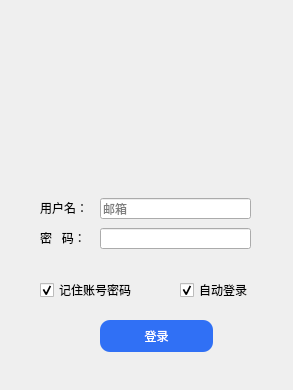
<?xml version="1.0" encoding="UTF-8"?>
<ui version="4.0">
 <class>Login</class>
 <widget class="QWidget" name="Login">
  <property name="geometry">
   <rect>
    <x>0</x>
    <y>0</y>
    <width>293</width>
    <height>390</height>
   </rect>
  </property>
  <property name="windowTitle">
   <string>Ucas Course Auto Updater</string>
  </property>
  <widget class="QLabel" name="logo">
   <property name="geometry">
    <rect>
     <x>80</x>
     <y>50</y>
     <width>141</width>
     <height>121</height>
    </rect>
   </property>
   <property name="styleSheet">
    <string notr="true">image: url(:/image/Updater.png);</string>
   </property>
   <property name="text">
    <string/>
   </property>
  </widget>
  <widget class="QLabel" name="label_username">
   <property name="geometry">
    <rect>
     <x>40</x>
     <y>200</y>
     <width>60</width>
     <height>16</height>
    </rect>
   </property>
   <property name="text">
    <string>用户名：</string>
   </property>
  </widget>
  <widget class="QLabel" name="label_password">
   <property name="geometry">
    <rect>
     <x>40</x>
     <y>230</y>
     <width>60</width>
     <height>16</height>
    </rect>
   </property>
   <property name="text">
    <string>密   码：</string>
   </property>
  </widget>
  <widget class="QLineEdit" name="edit_username">
   <property name="geometry">
    <rect>
     <x>100</x>
     <y>198</y>
     <width>151</width>
     <height>21</height>
    </rect>
   </property>
   <property name="placeholderText">
    <string>邮箱</string>
   </property>
  </widget>
  <widget class="QLineEdit" name="edit_password">
   <property name="geometry">
    <rect>
     <x>100</x>
     <y>228</y>
     <width>151</width>
     <height>21</height>
    </rect>
   </property>
   <property name="echoMode">
    <enum>QLineEdit::Password</enum>
   </property>
  </widget>
  <widget class="QCheckBox" name="check_remember">
   <property name="geometry">
    <rect>
     <x>40</x>
     <y>280</y>
     <width>111</width>
     <height>20</height>
    </rect>
   </property>
   <property name="cursor">
    <cursorShape>PointingHandCursor</cursorShape>
   </property>
   <property name="text">
    <string>记住账号密码</string>
   </property>
   <property name="checked">
    <bool>true</bool>
   </property>
  </widget>
  <widget class="QCheckBox" name="check_auto">
   <property name="geometry">
    <rect>
     <x>180</x>
     <y>280</y>
     <width>87</width>
     <height>20</height>
    </rect>
   </property>
   <property name="cursor">
    <cursorShape>PointingHandCursor</cursorShape>
   </property>
   <property name="text">
    <string>自动登录</string>
   </property>
   <property name="checked">
    <bool>true</bool>
   </property>
  </widget>
  <widget class="QPushButton" name="button_login">
   <property name="geometry">
    <rect>
     <x>100</x>
     <y>320</y>
     <width>113</width>
     <height>32</height>
    </rect>
   </property>
   <property name="cursor">
    <cursorShape>PointingHandCursor</cursorShape>
   </property>
   <property name="styleSheet">
    <string notr="true">QPushButton{color: rgb(255, 255, 255)}
QPushButton{background-color: rgb(48, 112, 245)}
QPushButton:pressed{color: rgb(48, 112, 245)}
QPushButton:pressed{background-color: rgb(255, 255, 255)}
QPushButton{border-radius:10px}</string>
   </property>
   <property name="text">
    <string>登录</string>
   </property>
   <property name="shortcut">
    <string>Return</string>
   </property>
  </widget>
 </widget>
 <resources>
  <include location="resource.qrc"/>
 </resources>
 <connections>
  <connection>
   <sender>button_login</sender>
   <signal>clicked()</signal>
   <receiver>Login</receiver>
   <slot>button_login_click()</slot>
   <hints>
    <hint type="sourcelabel">
     <x>177</x>
     <y>340</y>
    </hint>
    <hint type="destinationlabel">
     <x>246</x>
     <y>336</y>
    </hint>
   </hints>
  </connection>
 </connections>
 <slots>
  <slot>button_login_click()</slot>
 </slots>
</ui>
